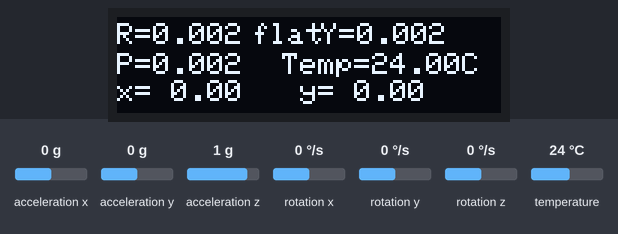
Simulated run of this sketch. Board: Arduino Uno, built with avr-gcc and run on an emulated ATmega328P. On the bench: 128×32 one-colour display. The inputs (shaded band) are chosen by the test bench; at power-on: rotation x 0 °/s, acceleration x 0 g, acceleration y 0 g, rotation y 0 °/s, rotation z 0 °/s, temperature 24 °C, acceleration z 1 g. What the sketch prints to the serial monitor is not drawn.

Above: at 2.69 s.
3.3 s: rotation x set to -192 °/s
At 4.3 s:
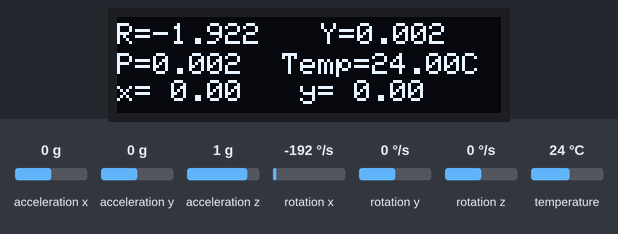
6.5 s: acceleration x set to -1.4 g
At 7.3 s:
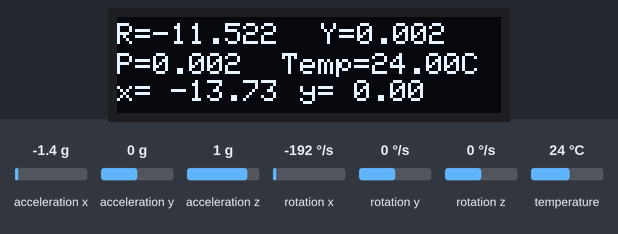
8.4 s: acceleration y set to -1.4 g
At 9.1 s:
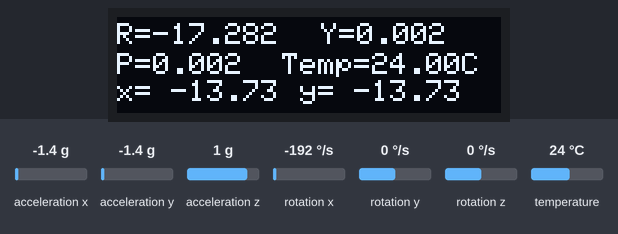
11.7 s: rotation y set to -192 °/s
At 12.7 s:
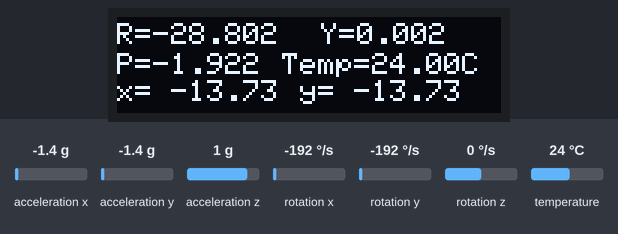
13.8 s: rotation z set to -192 °/s
At 14.5 s:
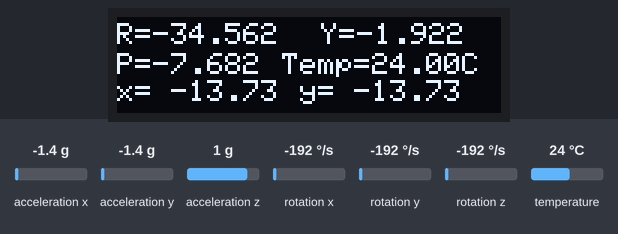
17.1 s: temperature set to 12 °C
At 17.5 s:
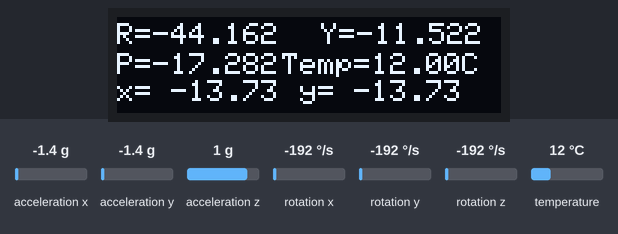

Measured:
- after the input at 3.3 s, the display: first differs from a run without the input after 0.67 s (image 1)
- what the display in image 1 shows lasts 0.5 s, from 4.0 s to 4.5 s

The sketch:

Inclinometer_Program.ino
```cpp
#include <Wire.h>
#include <Adafruit_GFX.h>
#include <Adafruit_SSD1306.h>
#include <MPU6050.h>
MPU6050 mpu;

#define SCREEN_WIDTH 128 // OLED display width, in pixels
#define SCREEN_HEIGHT 32 // OLED display height, in pixels

// Declaration for an SSD1306 display connected to I2C (SDA, SCL pins)
Adafruit_SSD1306 display(SCREEN_WIDTH, SCREEN_HEIGHT, &Wire, -1);

// Timers
unsigned long timer = 0;
float timeStep = 0.01;

// Pitch, Roll and Yaw values
float pitch = 0;
float roll = 0;
float yaw = 0;

float x=0;
float y=0;
float z=0;

void setup() {
  Serial.begin(115200);

  if(!display.begin(SSD1306_SWITCHCAPVCC, 0x3C)) { // Address 0x3D for 128x64
    Serial.println(F("SSD1306 allocation failed"));
    for(;;);
  }
  delay(2000);
  display.clearDisplay();

Serial.println(F("Initialize MPU6050"));

  while(!mpu.begin(MPU6050_SCALE_2000DPS, MPU6050_RANGE_2G))
  {
    Serial.println(F("Could not find a valid MPU6050 sensor, check wiring!"));
    delay(500);
  }
 // Calibrate gyroscope. The calibration must be at rest.
  // If you don't want calibrate, comment this line.
  mpu.calibrateGyro();

  // Set threshold sensivty. Default 3.
  // If you don't want use threshold, comment this line or set 0.
  mpu.setThreshold(3);


}

void loop() {
//  // Read normalized values
//  Vector normAccel = mpu.readNormalizeAccel();
//
//  // Calculate Pitch & Roll
//  int pitch = -(atan2(normAccel.XAxis, sqrt(normAccel.YAxis*normAccel.YAxis + normAccel.ZAxis*normAccel.ZAxis))*180.0)/M_PI;
//  int roll = (atan2(normAccel.YAxis, normAccel.ZAxis)*180.0)/M_PI;
 timer = millis();

  // Read normalized values
  Vector norm = mpu.readNormalizeGyro();

  // Calculate Pitch, Roll and Yaw
  pitch = pitch + norm.YAxis * timeStep;
  roll = roll + norm.XAxis * timeStep;
  yaw = yaw + norm.ZAxis * timeStep;

  // Output raw
  Serial.print(" Pitch = ");
  Serial.print(pitch);
  Serial.print(" Roll = ");
  Serial.print(roll);
  Serial.print(" Yaw = ");
  Serial.println(yaw);

  // Wait to full timeStep period
  delay((timeStep*1000) - (millis() - timer));

  display.clearDisplay();

    display.setTextSize(1);
    display.setTextColor(WHITE);
    display.setCursor(0,2);
    display.print(F("R="));
    display.print(roll);
    display.print(char(50));
    display.display();

    display.setCursor(0, 12);
    display.print(F("P="));
    display.print(pitch);
    display.print(char(50));
    display.display();

    display.setCursor(68,2);
    display.print(F("Y="));
    display.print(yaw);
    display.print(char(50));
    display.display();

     //Claculating Motion
  Vector normAccel=mpu.readNormalizeAccel();
  float  x=normAccel.XAxis;
  float y=normAccel.YAxis;
  float z=normAccel.ZAxis;

   // Output raw
  Serial.print(F(" X = "));
  Serial.print(x);
  Serial.print(F(" Y = "));
  Serial.print(y);
  Serial.print(F(" Z = "));
  Serial.println(z);

   display.setCursor(0,21);
   display.print(F("x= "));
   display.print(x);
   display.display();

   display.setCursor(55,21);
   display.print(F(" y= "));
   display.print(y);
   display.display();

//   display.setCursor(90,21);
//   display.print(F(" z= "));
//   display.println(z);
//   display.display();

    float temp = mpu.readTemperature();

    Serial.print(" T=");
    Serial.print(temp);
    Serial.println(" *C");
    display.setCursor(55,12);
    display.print("Temp=");
    display.print(temp);
    display.println("C");
    display.display();
    delay(500);


//   //display.drawFastHLine(0,21,128,WHITE);
//   display.setCursor(66, 15);
//   display.drawRect(0,21,128,5,WHITE);
//   display.display();
//   delay(500);
//
//   display.fillCircle( map(yaw, -100, 100, 0, 122),22, 2,WHITE);
//   delay(1000);
//
    if (pitch==0 & roll==0 & yaw==0)
    {
     display.setTextSize(.1);
    display.setTextColor(WHITE);
    display.setCursor(45,2);
    display.print(F("flat"));
    display.display();
   // delay(1000);
    }

}
```
